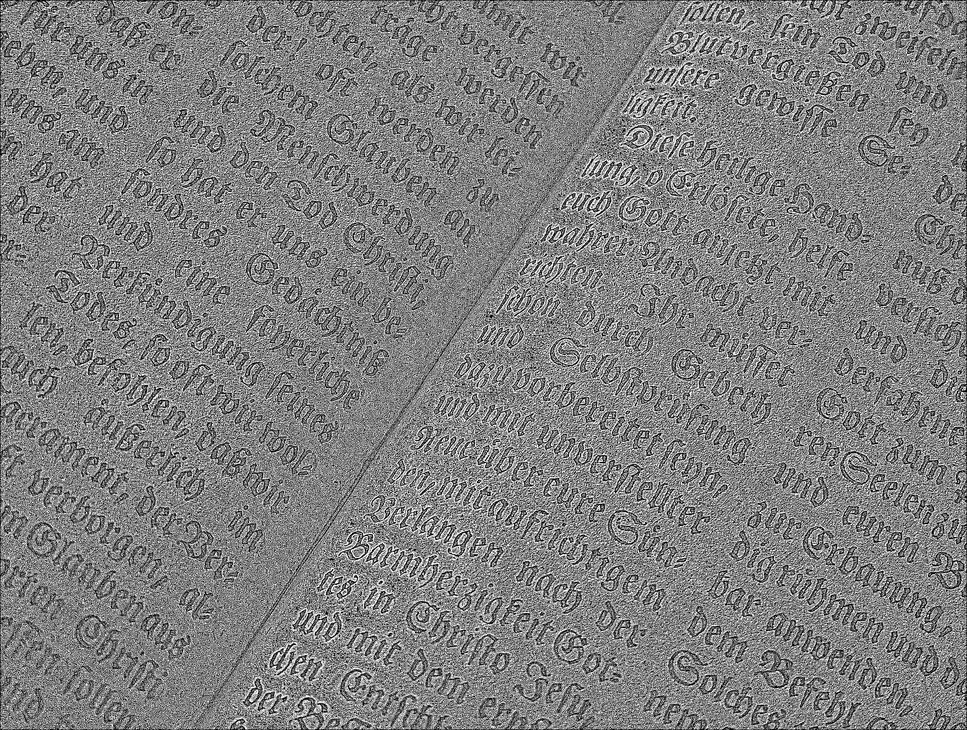
#> input picture lab3/pictures_src/text.png, 967 x 730 px, shrunk from 3710 x 2802 before the run, found by its file name
$ python main.py
#> lines starting #> are read from the running program, lines starting #| are printed output that depends on the picture
import os
import numpy as np
import cv2

input_folder = 'pictures_src/'
output_folder = 'pictures_results/'

def load_image(image_name):
#> called with image_name = 'text.png'
    return cv2.imread(os.path.join(input_folder, image_name))
#> returned value is the input picture: shape (730, 967, 3); min 0, max 255, mean 127.9

def save_image(image, image_name):
    output_path = os.path.join(output_folder, image_name)
    cv2.imwrite(output_path, image)

# Приведение изображения к полутоновому
def to_grayscale(image):
    grayscale = 0.299 * image[:, :, 2] + 0.587 * image[:, :, 1] + 0.114 * image[:, :, 0]
    return grayscale.astype(np.uint8)
#> returned value: shape (730, 967)

# Бинаризация изображения
def binarize_image(grayscale_image, threshold=128):
#> called with threshold = 108
    binary_image = grayscale_image > threshold
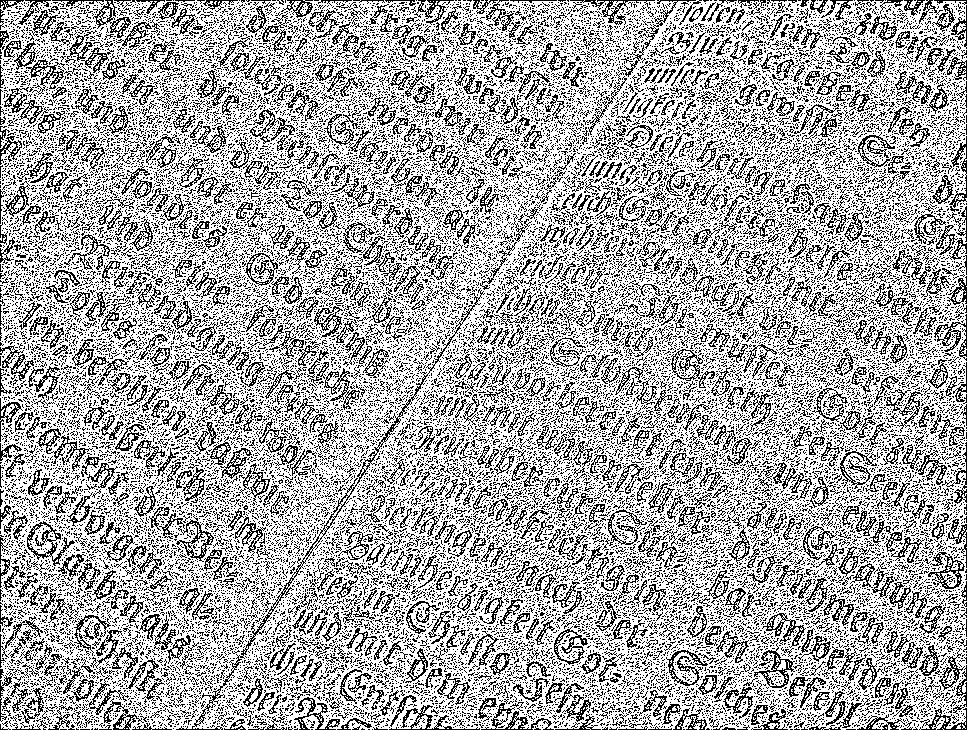
#> binary_image: shape (730, 967) bool; 66.9% white; black in thin lines or dots
    return binary_image.astype(np.uint8) * 255
#> returned value: shape (730, 967); 66.9% white; black in thin lines or dots

# Адаптивная бинаризация Сингха (Окно 5x5)
def adaptive_binarization(image, window_size=5):
#> called with window_size = 5
    grayscale_image = to_grayscale(image)
    output_image = np.zeros_like(grayscale_image)
    padding = window_size // 2
    for i in range(padding, grayscale_image.shape[0] - padding):
        for j in range(padding, grayscale_image.shape[1] - padding):
            window = grayscale_image[i - padding:i + padding + 1, j - padding:j + padding + 1]
            threshold = np.mean(window)
            output_image[i, j] = 255 if grayscale_image[i, j] > threshold else 0
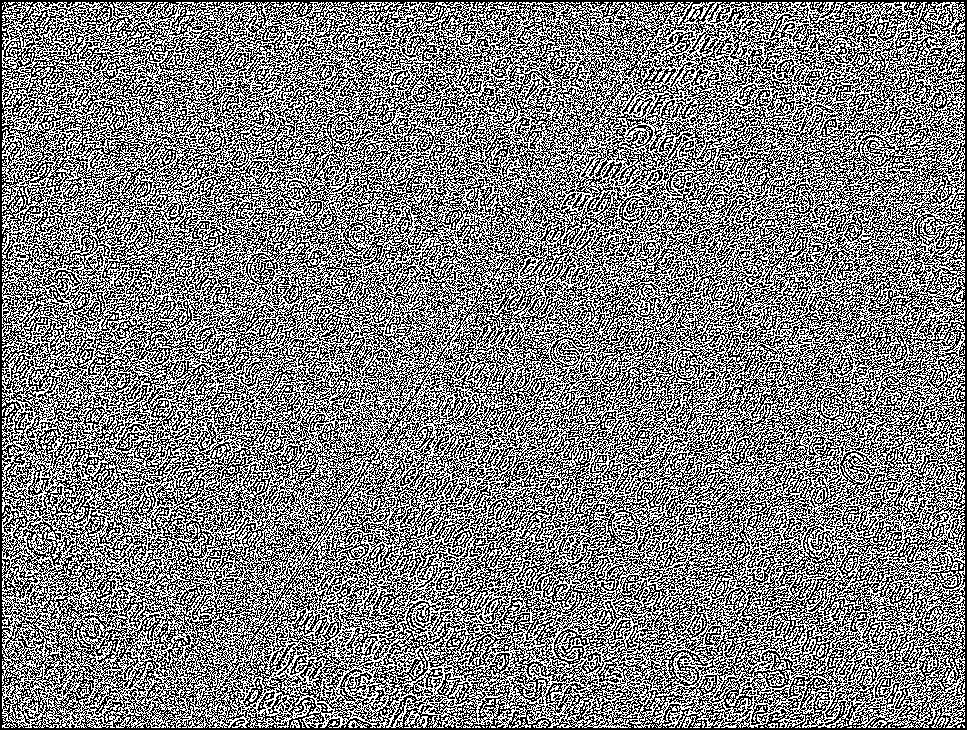
#> output_image: shape (730, 967); 49.9% white in thin lines or dots
    return output_image

image_name = 'text.png'

image = load_image(image_name)

grayscale_image = to_grayscale(image)
save_image(grayscale_image, 'grayscale_' + image_name)

binary_image = binarize_image(grayscale_image, threshold=108)
save_image(binary_image, 'binary_' + image_name)

adaptive_binary_image = adaptive_binarization(image, window_size=5)
save_image(adaptive_binary_image, 'adaptive_binary_' + image_name)
